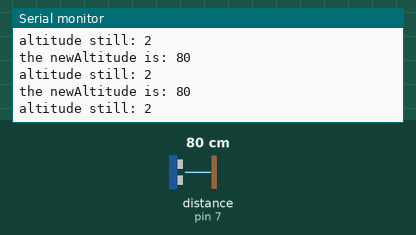
Simulated run of this sketch. Board: Arduino Uno, built with avr-gcc and run on an emulated ATmega328P. Parts: the last lines printed to the serial monitor. Wiring (inferred from the names in the program): ultrasonic range finder: trigger pin 8; echo pin 7. The test bench sets the inputs (shaded band); at power-on: distance to the obstacle (sensor on pin 7) 80 cm. The echo pulse lasts 58.3 µs per cm.

Above: at 1.2 s.
1.3 s: distance to the obstacle (sensor on pin 7) set to 2 cm
At 1.9 s:
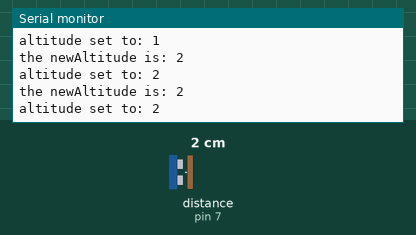
2.8 s: distance to the obstacle (sensor on pin 7) set to 120 cm
At 3.4 s:
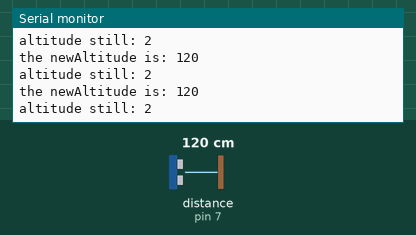
5.8 s: distance to the obstacle (sensor on pin 7) set to 250 cm
At 6.6 s:
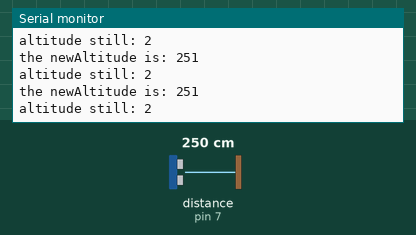
8.8 s: distance to the obstacle (sensor on pin 7) set to 60 cm
At 9.3 s:
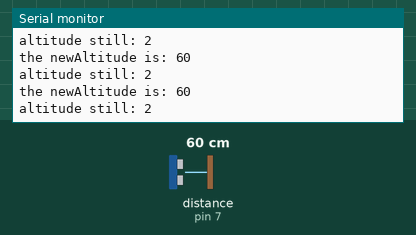
11.8 s: distance to the obstacle (sensor on pin 7) set to 18 cm
At 12.8 s:
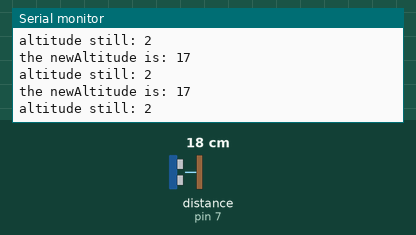
Timing chart, 0 to 14.8 s (numbered marks = the images above; inputs shaded):
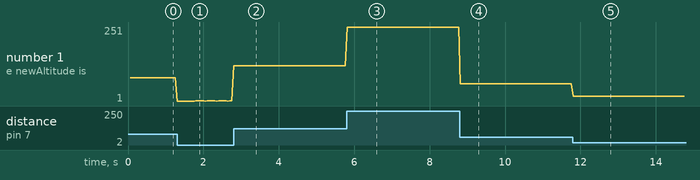

The sketch:

sonar2.ino
```cpp
// Sonar2 - ultrasonic sensor program that avoids bad reads
// by Jesse Lew

// Notes: Detects up to 164cm. Assumes initial read is at 2cm
// because this will be used on an altitude sensor for a drone.
// While the drone has not taken off, the initial altitude is 2cm.


// variables that handle timer
unsigned long currentMillis = 0;    // initialize timer
unsigned long previousMillis = 0;   // stores last timer
const long interval = 50;   // set timer interval (ms)

// sonar pins/variables
const int trigPin = 8;
const int echoPin = 7;
int altitude = 2; // initialize to 2cm
int newAltitude;

// sonar function
int getDistance()
{
  long duration;        // duration of the ping
  long centimeters;     // distance in cm

  // the sensor is triggered by a HIGH pulse of 10 or more microseconds
  // so give a short LOW pulse beforehand to ensure a clean HIGH pulse
  pinMode(trigPin, OUTPUT);
  digitalWrite(trigPin, LOW);
  delayMicroseconds(2);
  digitalWrite(trigPin, HIGH);
  delayMicroseconds(10);
  digitalWrite(trigPin, LOW);

  // record duration (in microseconds) of the HIGH pulse from
  // the moment the ping is sent to the moment its echo is received
  pinMode(echoPin, INPUT);
  duration = pulseIn(echoPin, HIGH);

  // speed of sound is 29 microseconds per centimeter
  // the ping travels out and back so divide distance by 2
  centimeters = duration / 29 / 2;

  // display distance
  //Serial.print(centimeters);
  //Serial.print("cm");
  //Serial.println();

  return centimeters;
}

void setup()
{
  // initialize serial communication:
  Serial.begin(9600);
}

void loop()
{
  currentMillis = millis();   // updates each loop
  //Serial.print(currentMillis);

  // if the interval time is reached, do something
  if((currentMillis - previousMillis) >= interval)
  {
    // display distance
    //Serial.print(altitude);
    //Serial.print("cm");
    //Serial.println();

    // get altitude from sonar
    newAltitude = getDistance();
    Serial.print("the newAltitude is: ");
    Serial.print(newAltitude);
    Serial.println();

    // if newAltitude is within 10cm of old value, update altitude
    // else ignore the bad read (do not update altitude)
    if((newAltitude - altitude) > -10 && (newAltitude - altitude) < 10)
    {
      altitude = newAltitude;
      Serial.print("altitude set to: ");
      Serial.print(altitude);
      Serial.println();
    }
    else
    {
      Serial.print("altitude still: ");
      Serial.print(altitude);
      Serial.println();
    }

    // update previousMillis
    previousMillis = currentMillis;
  }
}
```

Measured:
- after the input at 1.3 s, the serial monitor: prints a new line at once (image 1)
- after the input at 2.8 s, the serial monitor: prints a new line at once (image 2)
- after the input at 5.8 s, the serial monitor: prints a new line at once (image 3)
- after the input at 8.8 s, the serial monitor: prints a new line at once (image 4)
- after the input at 11.8 s, the serial monitor: prints a new line at once (image 5)
- plotted number 1: 2 → 120 after the input at 2.8 s, 120 → 251 after the input at 5.8 s, 251 → 60 after the input at 8.8 s, 60 → 17 after the input at 11.8 s
